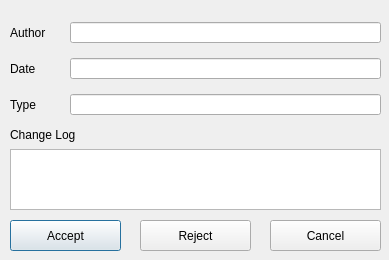
<?xml version="1.0" encoding="UTF-8"?>
<ui version="4.0">
 <class>AcceptRejectChangeDialog</class>
 <widget class="QDialog" name="AcceptRejectChangeDialog">
  <property name="geometry">
   <rect>
    <x>0</x>
    <y>0</y>
    <width>389</width>
    <height>260</height>
   </rect>
  </property>
  <property name="windowTitle">
   <string>Dialog</string>
  </property>
  <property name="modal">
   <bool>true</bool>
  </property>
  <widget class="QPushButton" name="pushButton">
   <property name="geometry">
    <rect>
     <x>10</x>
     <y>220</y>
     <width>111</width>
     <height>31</height>
    </rect>
   </property>
   <property name="text">
    <string>Accept</string>
   </property>
  </widget>
  <widget class="QPushButton" name="pushButton_2">
   <property name="geometry">
    <rect>
     <x>140</x>
     <y>220</y>
     <width>111</width>
     <height>31</height>
    </rect>
   </property>
   <property name="text">
    <string>Reject</string>
   </property>
  </widget>
  <widget class="QPushButton" name="pushButton_3">
   <property name="geometry">
    <rect>
     <x>270</x>
     <y>220</y>
     <width>111</width>
     <height>31</height>
    </rect>
   </property>
   <property name="text">
    <string>Cancel</string>
   </property>
  </widget>
  <widget class="QTextEdit" name="changeLogTextEdit">
   <property name="geometry">
    <rect>
     <x>10</x>
     <y>149</y>
     <width>371</width>
     <height>61</height>
    </rect>
   </property>
   <property name="readOnly">
    <bool>true</bool>
   </property>
  </widget>
  <widget class="QLabel" name="label">
   <property name="geometry">
    <rect>
     <x>10</x>
     <y>126</y>
     <width>101</width>
     <height>17</height>
    </rect>
   </property>
   <property name="text">
    <string>Change Log</string>
   </property>
  </widget>
  <widget class="QLabel" name="label_2">
   <property name="geometry">
    <rect>
     <x>10</x>
     <y>24</y>
     <width>111</width>
     <height>17</height>
    </rect>
   </property>
   <property name="text">
    <string>Author</string>
   </property>
  </widget>
  <widget class="QLabel" name="label_3">
   <property name="geometry">
    <rect>
     <x>10</x>
     <y>60</y>
     <width>111</width>
     <height>17</height>
    </rect>
   </property>
   <property name="text">
    <string>Date</string>
   </property>
  </widget>
  <widget class="QLabel" name="label_4">
   <property name="geometry">
    <rect>
     <x>10</x>
     <y>96</y>
     <width>111</width>
     <height>17</height>
    </rect>
   </property>
   <property name="text">
    <string>Type</string>
   </property>
  </widget>
  <widget class="QLineEdit" name="authorNameLineEdit">
   <property name="geometry">
    <rect>
     <x>70</x>
     <y>22</y>
     <width>311</width>
     <height>21</height>
    </rect>
   </property>
   <property name="readOnly">
    <bool>true</bool>
   </property>
  </widget>
  <widget class="QLineEdit" name="dateLineEdit">
   <property name="geometry">
    <rect>
     <x>70</x>
     <y>58</y>
     <width>311</width>
     <height>21</height>
    </rect>
   </property>
   <property name="readOnly">
    <bool>true</bool>
   </property>
  </widget>
  <widget class="QLineEdit" name="changeTypeLineEdit">
   <property name="geometry">
    <rect>
     <x>70</x>
     <y>94</y>
     <width>311</width>
     <height>21</height>
    </rect>
   </property>
   <property name="readOnly">
    <bool>true</bool>
   </property>
  </widget>
 </widget>
 <resources/>
 <connections/>
</ui>
